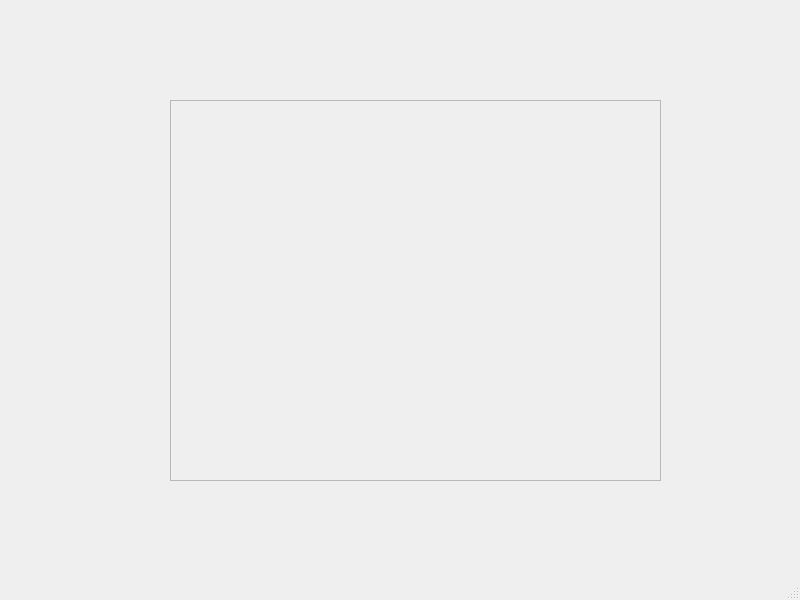
<?xml version="1.0" encoding="UTF-8"?>
<ui version="4.0">
 <class>MainWindow</class>
 <widget class="QMainWindow" name="MainWindow">
  <property name="geometry">
   <rect>
    <x>0</x>
    <y>0</y>
    <width>800</width>
    <height>600</height>
   </rect>
  </property>
  <property name="windowTitle">
   <string>MainWindow</string>
  </property>
  <widget class="QWidget" name="centralwidget">
   <widget class="QScrollArea" name="scrollArea">
    <property name="geometry">
     <rect>
      <x>170</x>
      <y>100</y>
      <width>491</width>
      <height>381</height>
     </rect>
    </property>
    <property name="widgetResizable">
     <bool>true</bool>
    </property>
    <widget class="QWidget" name="scrollAreaWidgetContents">
     <property name="geometry">
      <rect>
       <x>0</x>
       <y>0</y>
       <width>489</width>
       <height>379</height>
      </rect>
     </property>
     <layout class="QVBoxLayout" name="verticalLayout_2">
      <item>
       <widget class="QWidget" name="widget" native="true"/>
      </item>
      <item>
       <widget class="QWidget" name="widget_2" native="true"/>
      </item>
     </layout>
    </widget>
   </widget>
  </widget>
  <widget class="QMenuBar" name="menubar">
   <property name="geometry">
    <rect>
     <x>0</x>
     <y>0</y>
     <width>800</width>
     <height>19</height>
    </rect>
   </property>
  </widget>
  <widget class="QStatusBar" name="statusbar"/>
 </widget>
 <resources/>
 <connections/>
</ui>
